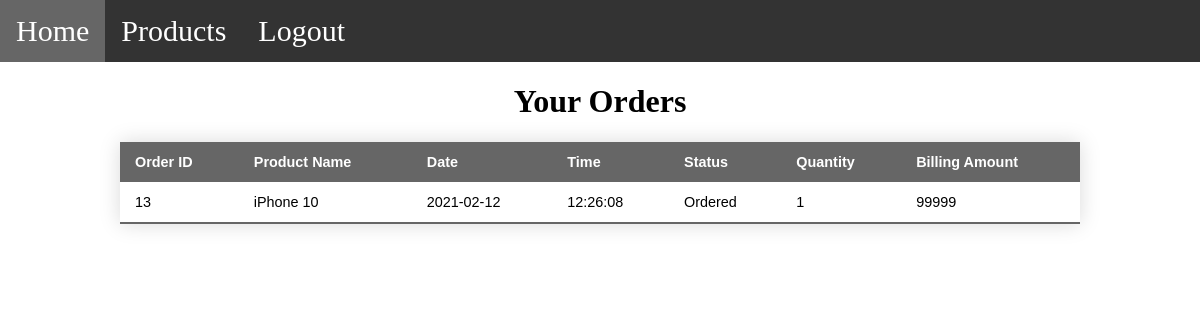
Screenshot of /show_order.php with the database file from the repository.
### tables this page shows
CREATE TABLE `orders` (
  `order_id` int(11) NOT NULL,
  `user_id` int(11) NOT NULL,
  `product_id` int(11) NOT NULL,
  `quantity` int(11) NOT NULL,
  `price` int(11) NOT NULL,
  `order_date` date NOT NULL DEFAULT current_timestamp(),
  `order_time` time NOT NULL DEFAULT current_timestamp(),
  `status` varchar(50) NOT NULL DEFAULT 'Ordered'
);

CREATE TABLE `product` (
  `product_id` int(11) NOT NULL,
  `product_name` varchar(100) NOT NULL,
  `category_id` int(11) NOT NULL,
  `stock` int(11) NOT NULL,
  `photo` varchar(100) NOT NULL,
  `description` varchar(200) NOT NULL,
  `price` int(11) NOT NULL
);

### show_order.php (the view, shortened to what this page needs)
<link rel="stylesheet" type="text/css" href="style.css">
<body>
    <ul>
        <li><a href="#">Home</a></li>
        <li><a href="show_product.php">Products</a></li>
        <li><a href="logout.php" id="myBtn">Logout</a></li>
    </ul>
	  <h1 align="center">Your Orders</h1>
	  <table align="center" class="styled-table">
        <thead>
            <tr>
                <th>Order ID</th>
                <th>Product Name</th>
                <th>Date</th>
                <th>Time</th>
                <th>Status</th>
                <th>Quantity</th>
                <th>Billing Amount</th>
            </tr>
        </thead>
        <tbody>
            <tr class="active-row">
                <?php
                $con = mysqli_connect("localhost","root","","store") or die("Database Connectivity Failed");
                try{$query = "select o.*,p.product_name from orders o inner join product p on o.product_id=p.product_id order by order_id desc";
                $result = mysqli_query($con,$query);
                if($result>0){
                	while($or = mysqli_fetch_assoc($result)){
                	?>
                <td><?php echo $or['order_id']; ?></td>
                <td><?php echo $or['product_name']; ?></td>
                <td><?php echo $or['order_date']; ?></td>
                <td><?php echo $or['order_time']; ?></td>
                <td><?php echo $or['status']; ?></td>
                <td><?php echo $or['quantity']; ?></td>
                <td><?php echo $or['price']; ?></td>
            </tr>
            <?php
            }
        	}
        	else{
        		echo "0 Recorrds".mysqli_error($con);
        	}
            }
            catch(Exception $e){
                echo "Error Message->".$e->getMessage();
            }
        	?>
        </tbody>
    </table>
</body>

### style.css (style rules this page uses)
body { margin:0; padding:0; }
ul { list-style-type: none; margin: 0; padding: 0; overflow: hidden; background-color: #333; }
li { float: left; }
li a, .dropbtn { font-size: 30px; display: inline-block; color: white; text-align: center; padding: 14px 16px; text-decoration: none; }
.styled-table { border-collapse: collapse; margin-left: 10%; font-size: 0.9em; font-family: sans-serif; width: 80%; box-shadow: 0 0 20px rgba(0, 0, 0, 0.15); }
.styled-table thead tr { background-color: #666; color: #ffffff; text-align: left; }
.styled-table th, .styled-table td { padding: 12px 15px; }
.styled-table tbody tr { border-bottom: 1px solid #dddddd; }
.styled-table tbody tr:last-of-type { border-bottom: 2px solid #666; }

### rows the page displays
orders: order_id "13", product.product_name "iPhone 10", order_date "2021-02-12", order_time "12:26:08", status "Ordered", quantity "1", price "99999"
